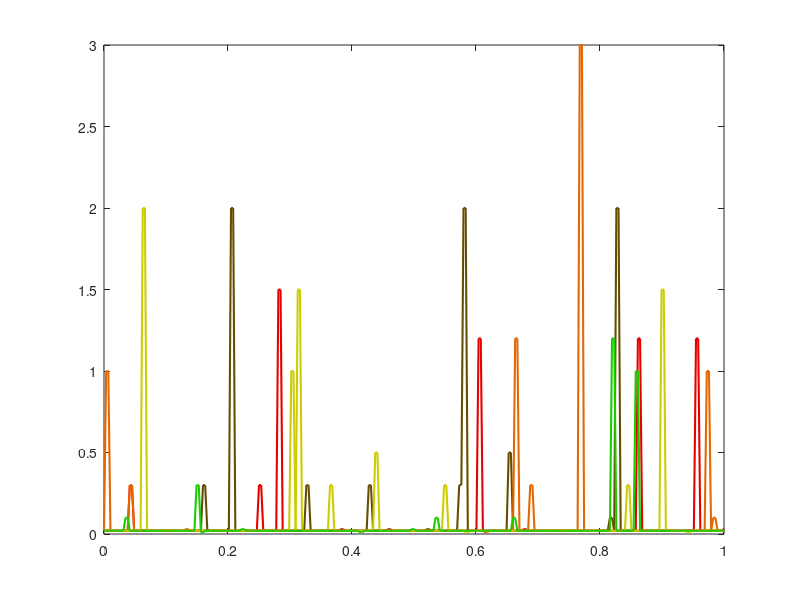

Here is the MATLAB script that generated this plot:

close all
clear all
mycolororder = [0.4 0.3 0.0; 0.9 0.0 0.0; 0.9 0.4 0.0; 0.8 0.8 0.0; 0.1 0.8 0.0; 0.0 0.1 0.9; 0.5 0.0 0.6; 0.4 0.4 0.4; 0.5 0.8 0.8 ; 0 0 0 ];
set(0, 'defaultAxesColorOrder', mycolororder);
set(0, 'defaultLineLineWidth', 1.5);

% Namen, wie sie im Tesla Gateway benutzt werden:
%# date_time  site_instant_power  site_frequency  site_energy_exported  site_energy_imported  battery_instant_power  battery_frequency  battery_energy_exported  battery_energy_imported  load_instant_power  load_frequency  load_energy_exported  load_energy_imported  solar_instant_power  solar_frequency  solar_energy_exported  solar_energy_imported  global_percentage 

Nn=5;  % Number of nodes
Nt=7;  % number of timesteps for simulation

Mnt0=zeros(Nn,Nt);  % zero Nn x Nt matrix
Mn10=zeros(Nn,1);   % zero Nt x 1 matrix

% ---------------------------------------------------------------------
if 0
  % Vorschlag: an physikalischen Groessen orientiert Struktur:

  % init grid structure
  g.p.inci = Mnt0;    % incident solar power
  g.p.prod = Mnt0;    % power production by solar array
  g.p.batt = Mnt0;    % power delivered to battery
  g.p.load = Mnt0;    % load power consumption
  g.p.main = Mnt0;    % power delivered to mains ( grid)

  g.c.batt = Mn10;    % battery capacity in kWh

  g.Y = eye(Nn);      % Admittance matrix of all node interconnections
  g.U = Mnt0;         % Voltages at mains connection points
  g.I = Mnt0;         % currents flowing into mains

end

% ---------------------------------------------------------------------

% Vorschlag: Objekt-orientierte Struktur. 
% All powers in kW, all energies in kWh
% Vorzeichen so, dass "Plus gut fuer die site ist"
% das uebergeordnete objekt ist das "Grid". 
% Es enthaelt eine Menge aus Nn Sites (Nodes),
% die je ein Objekt prod, batt, load und main haben.
% Aus Effizienzgruenden gibt es im Grid nur ein site-Objekt, 
% das aber vektor-Komponenten hat, so kann man klassisches 
% Matlab und Matrizen verwenden. TBD.

ts = 0:300:24*3600*1;
th = ts/3600;
td = th/24;   % time in days, Simulation duration 

g.td = td;
g.Nn=5;             % Number of nodes
g.Nt=length(g.td);  % number of timesteps for simulation

g.Y = [];       % Admittance matrix of all node interconnections

g.Ndays=7;     % simulation duration in days
g.td_s=60;     % simulation time step t_delta


g.prod.i = [];    % irradiated solar power
g.prod.p = [];    % power production by solar array

g.batt.c  = [];   % battery capacity in kWh

g.batt.p  = [];   % power delivered to battery

g.load.p = [];    % load power consumption

g.main.p = [];    % site powers delivered to mains ( grid)
g.main.U = [];    % site Voltages at mains connection points
g.main.I = [];    % site currents flowing into mains


% jedes Objekt hat mindestens folgende attribute:
% x.p  % Momentanleistung, Zaehlpfeil in das Objekt
% x.e  % Energie


% Methoden

% Konstruktoren

%---------------
% grid_init
%---------------
  % Hilfsvariablen fuer ein symmetrisches Sternnetz
  N=g.Nn;
  aa= 1;
  bb= -1/N;
  g.G1_S=1;            % Default conductance in Siemens to central node
  g.Y = g.G1_S .* (aa*eye(N) + bb* ones(N,N));  % singular
  %g.Z = pinv(g.Y);     % Impedance Matrix

  % Annahme: Site 1 ist das oeffentliche Netz. Dort werden 230V angenommen.

%---------------
%   batt_init
%---------------
  g.batt.c  = 5*ones(g.Nn,1);


%---------------
%   prod_init
%---------------

  prod.i = (0.4 - cos( 2*pi*td ))/(1+0.4);   % einfach mal eine Sommer-Sinuskurve
  prod.i(find(prod.i < 0))=0;
  %figure,  plot(th, prod.i); grid on ;


%---------------
%   load_init
%---------------
% Hilfsvariablen zur Modellierung der Verbraucher
ixt=1:g.Nt;
loads = [10, 30, 100, 300, 500, 1000, 1200, 1500, 2000, 3000];          % 10 Sorten von Verbrauchern in Watt
durations = 100*[3, 6, 10, 30, 120, 300, 600, 1100, 1450, 3600, 7000];  % 10 Sorten von Einschaltdauern in sekunden

rand('state', 10);  % init random generator

ixr=mod(floor(abs(4*randn(1,1000))),11)+1; % Modellierung einer Verteilung, die kleine Werte haeufiger als grosse enthaelt
%figure, hist(ixr,11);

% Grundlast: 20W
g.load.p = 20*ones(g.Nn, g.Nt);
Nevents=10;
for ixn=1:g.Nn
  ixrand=mod(floor(abs(8*randn(2,Nevents))),length(loads))+1;   % random index
  ixbegin=1+floor(g.Nt*rand(1,Nevents));
  for ixe=1:Nevents
    iduration=find(ts < durations(ixrand(2,ixe)))
    ii = ixbegin(ixe):min(g.Nt, ixbegin(ixe)+iduration);
    g.load.p(ixn,ii) = loads(ixrand(1,ixe));
  end
end
g.load.p = g.load.p/1000;  % convert to unit kW

figure
plot(g.td, g.load.p');



% Start Simulation


